Frame 1 (no input): blank canvas, image omitted
Frame 60 (no input): blank canvas, image omitted
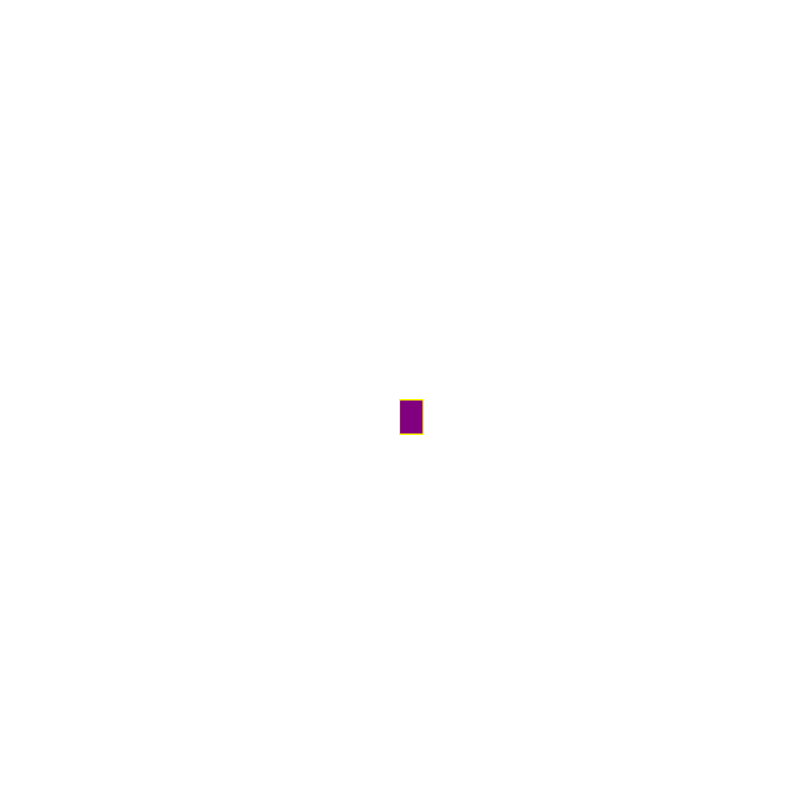
Frame 120 (the mouse pressed at the canvas centre since frame 60)

The p5.js sketch whose frames 1 and 60 were blank and that drew this single picture after the mouse press (run headless with seeded random() and noise() and a simulated clock; from frame 60 on, the mouse is pressed at the canvas centre):

// p5.js sketch
// ── sketch.js
function setup() {
  createCanvas(800, 800);
  background("white");
}

function draw() {
  
  stroke("yellow");
  fill("purple");
  
  // console.log(mouseIsPressed)
  
 if (mouseIsPressed) {
  rect(mouseX,mouseY,23,34); 
  }
  
}
